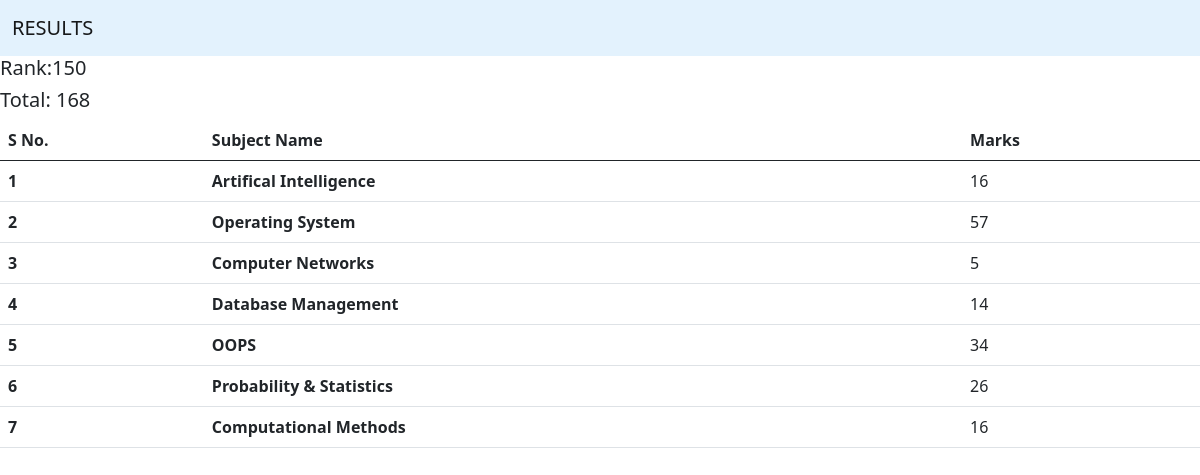
Screenshot of /see_marks/STU-0878/ with the database file from the repository.
### report/models.py (models this page shows, shortened)
class SubjectMarks(models.Model):
    student = models.ForeignKey(Student, related_name="studentmarks", on_delete=models.CASCADE)
    subject = models.ForeignKey(Subject, on_delete=models.CASCADE)
    marks = models.IntegerField()
    class Meta:
        unique_together = ['student', 'subject']

class Subject(models.Model):
    subject_name = models.CharField(max_length=100)

### report/views.py (the view)
# urls.py: path('see_marks/<student_id>/', see_marks , name="see_marks"),
def see_marks(request, student_id):
    queryset = SubjectMarks.objects.filter(student__student_id__student_id=student_id)
    total_marks = queryset.aggregate(total_marks = Sum('marks'))
    current_rank = 1
    ranks = Student.objects.annotate(marks = Sum('studentmarks__marks')).order_by('-marks','-student_age')
    i = 1
    for rank in ranks:
        if student_id == rank.student_id.student_id:
            current_rank = i
            break
        i=i+1
    return render (request,'report/see_marks.html',{'queryset':queryset ,'total_marks':total_marks, 'current_rank':current_rank})

### report/templates/report/see_marks.html
{% extends "base.html" %} {% block start%}
<h5>Rank:{{current_rank}}</h5>
<h5>Total: {{total_marks.total_marks}}</h5>
<table class="table table-stripped table-hover">
  <thead>
    <tr>
      <th scope="col">S No.</th>
      <th scope="col">Subject Name</th>
      <th scope="col">Marks</th>
    </tr>
  </thead>
  <tbody>
    {% for marks in queryset %}
    <tr>
      <th scope="row">{{forloop.counter}}</th>
      <td>
        <b>{{marks.subject.subject_name}}</b>
      </td>
      <td>{{marks.marks}}</td>
    </tr>
    {% endfor %}
  </tbody>
</table>
{% endblock %}

### rows the page displays
SubjectMarks: subject.subject_name "Artifical Intelligence", marks "16"
SubjectMarks: subject.subject_name "Operating System", marks "57"
SubjectMarks: subject.subject_name "Computer Networks", marks "5"
SubjectMarks: subject.subject_name "Database Management", marks "14"
SubjectMarks: subject.subject_name "OOPS", marks "34"
SubjectMarks: subject.subject_name "Probability & Statistics", marks "26"
SubjectMarks: subject.subject_name "Computational Methods", marks "16"

### other values shown
{{ current_rank }} "150"
{{ total_marks.total_marks }} "168"
